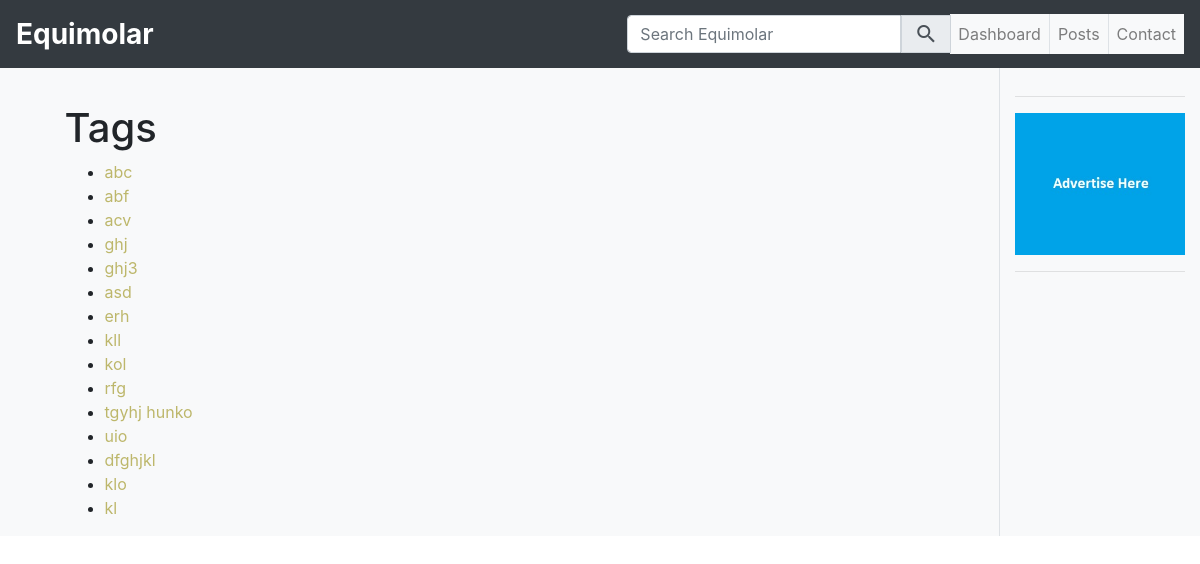
The app's page /tags, older data.
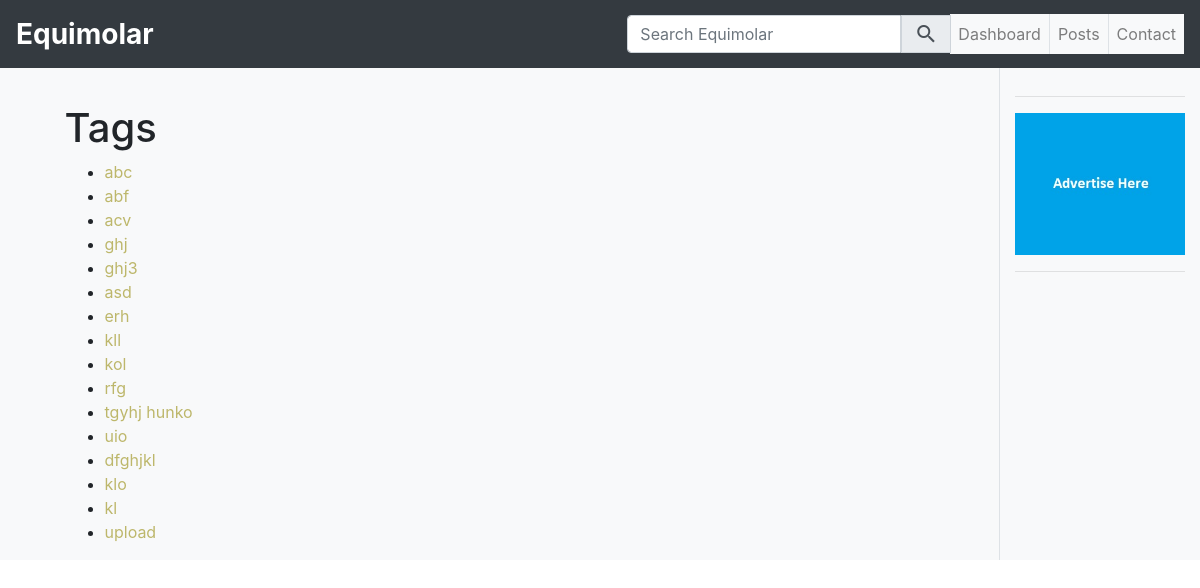
The same page, newer data.
### equimolar_blog/models.py (models this page shows, shortened)
class Tag(db.Model):
    __tablename__ = 'tags'
    id = db.Column(db.Integer, primary_key=True)
    name = db.Column(db.String(50), unique=True)

### equimolar_blog/views.py (the view)
@app.route('/tags')
def show_tags():
    tags = Tag.query.all()
    return render_template('equimolar/tags.html',
                           tags=tags)

### equimolar_blog/templates/equimolar/tags.html (shortened to what this page needs)
{% extends 'equimolar/base.html' %}
{% block main %}
  <h1>Tags</h1>
  <ul>
  {% for tag in tags %}
  <li>
  <a href="/tag/{{ tag.id }}">{{ tag.name }}</a>
  </li>
  {% endfor %}
  </ul>
{% endblock %}

### equimolar_blog/templates/equimolar/base.html (shortened to what this page needs)
<!Doctype html>
<html lang='en'>
<head>
    <link rel='stylesheet' href='https://stackpath.bootstrapcdn.com/bootstrap/4.4.1/css/bootstrap.min.css'>
    <link rel='stylesheet' href='../static/custom-css/colorful.css'>
</head>
<body>
    <div>
        <nav class='navbar fixed-top navbar-expand-md navbar-light bg-dark'>
            <a class='navbar-brand' href='/'><strong style="color: white; font-size: 28px">{{ config.SITE_NAME }}</strong></a>
            <div class='collapse navbar-collapse justify-content-end' id='navbarSupportedContent'>
                <form class='form-inline'>
                    <div class='input-group'>
                        <input type='text' class='form-control' placeholder='Search Equimolar' aria-label='Search' aria-describedby='basic-addon1'>
                        <div class='input-group-prepend'>
                            <button class='input-group-text' type='submit' id='basic-addon1'><i class='material-icons'>search</i></button>
                        </div>
                    </div>
                </form>
              <ul class='navbar-nav bg-secondary bg-light'>
                <li class='nav-item'>
                    <a class='nav-link' href='#'>Dashboard</a>
                </li>
                <li class='nav-item'>
                    <a class='nav-link' href='#'>Posts</a>
                </li>
                <li class='nav-item'>
                    <a class='nav-link' href='#'>Contact</a>
                </li>
              </ul>
            </div>
        </nav>
        <div class='container-fluid bg-secondary bg-light'>
            <div class='row pt-4 mt-2'>
                <div class='container col-lg-9 mt-5 pt-4'>
                    {% block main %}
                    {% endblock main %}
                </div>
                <nav class='col-lg-2 bg-secondary bg-light' aria-label='Secondary navigation'>
                    <div class='sticky-top pt-5 '>
                        <div class="bg-secondary bg-light">
                            <hr>
                            <img class='img-fluid mx-auto d-block'
                                alt='advert banner' src='../static/Images/ads0.jpg'>
                            <hr>
                        </div>
                    </div>
                </nav>
            </div>
        </div>
    </div>
</body>
</html>

### equimolar_blog/templates/equimolar/base.html (style rules this page uses)
a { color:darkkhaki; text-decoration: green; }

Row changes from the older to the newer data that the page shows:
added Tag: name "upload"
